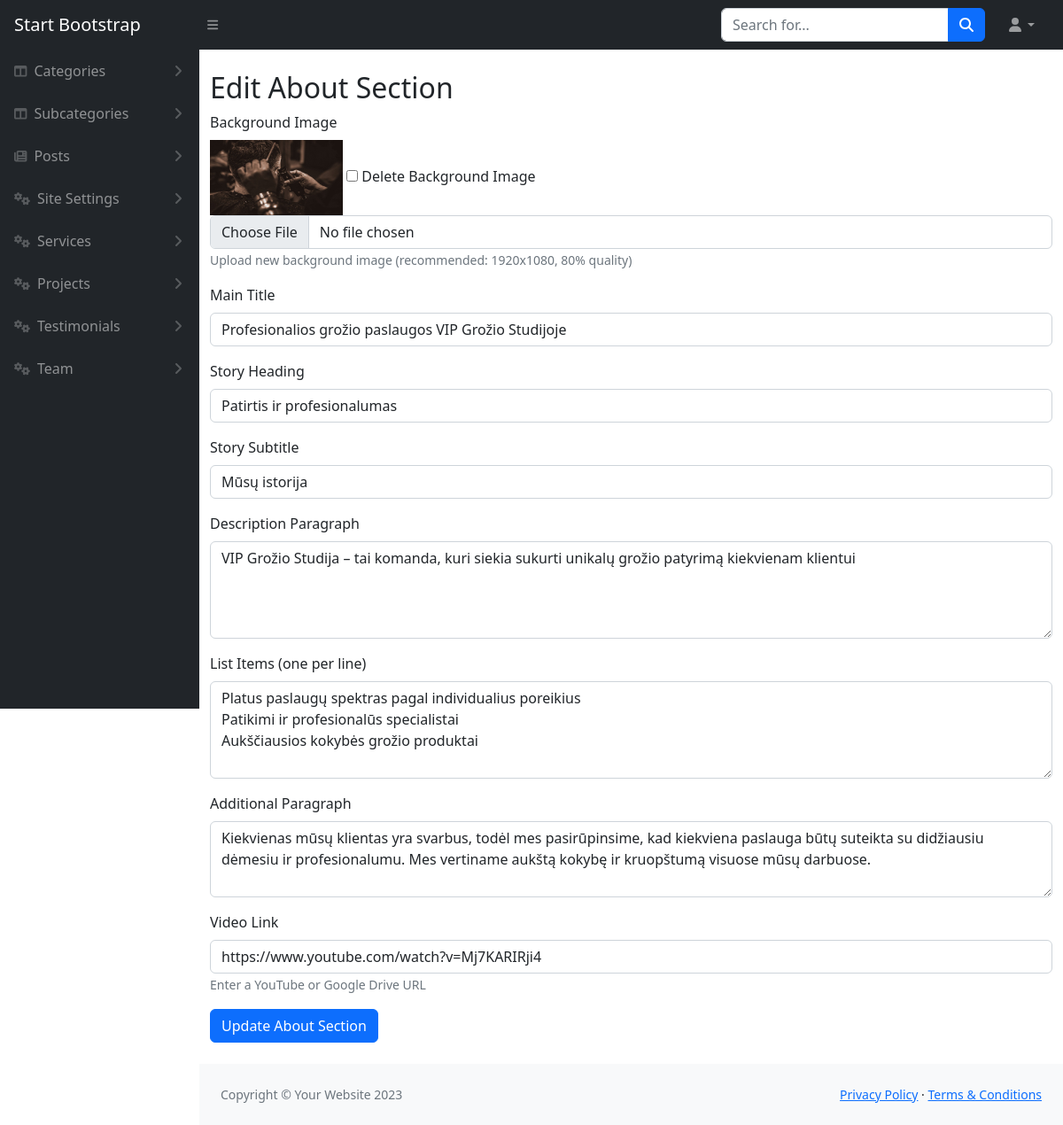
The page /admin/aboutEdit.php (signed in) on the database its author committed.
### tables this page shows
CREATE TABLE `about_section` (
  `id` int(11) NOT NULL,
  `background_image` varchar(255) DEFAULT NULL,
  `main_title` varchar(255) DEFAULT NULL,
  `story_heading` varchar(255) DEFAULT NULL,
  `story_subtitle` varchar(255) DEFAULT NULL,
  `description` text DEFAULT NULL,
  `additional_paragraph` text DEFAULT NULL,
  `video_link` varchar(255) DEFAULT NULL,
  `updated_at` timestamp NOT NULL DEFAULT current_timestamp() ON UPDATE current_timestamp()
);

### admin/aboutEdit.php (the view, shortened to what this page needs)
<?php
include('../config/db.php');
$sectionQuery = mysqli_query($con, "SELECT * FROM about_section LIMIT 1");
$aboutData = mysqli_fetch_assoc($sectionQuery);
$background_image = $aboutData ? $aboutData['background_image'] : ' ';
$main_title         = $aboutData ? $aboutData['main_title'] : ' ';
$story_heading      = $aboutData ? $aboutData['story_heading'] : ' ';
$story_subtitle     = $aboutData ? $aboutData['story_subtitle'] : 'M ';
$description        = $aboutData ? $aboutData['description'] : ' ';
$additional_paragraph = $aboutData ? $aboutData['additional_paragraph'] : ' ';
$video_link         = $aboutData ? $aboutData['video_link'] : ' ';
$listQuery = mysqli_query($con, "SELECT list_item FROM about_list_items WHERE about_section_id = " . ($aboutData ? $aboutData['id'] : 0));
$listItems = [];
while ($row = mysqli_fetch_assoc($listQuery)) {
    $listItems[] = $row['list_item'];
}
$listItemsText = implode("\n", $listItems);
include('includes/header.php');
?>
<div class="container mt-4">
    <h2>Edit About Section</h2>
    <form method="POST" class="mb-4" enctype="multipart/form-data">
        <div class="mb-3">
            <label class="form-label">Background Image</label>
            <?php if (!empty($background_image) && file_exists("../uploads/" . $background_image)): ?>
                <div>
                    <img src="../uploads/<?= htmlspecialchars($background_image); ?>" width="150" alt="Background Image">
                    <label><input type="checkbox" name="delete_background" value="1"> Delete Background Image</label>
                </div>
            <?php endif; ?>
            <input type="file" name="background_image" class="form-control">
            <small class="form-text text-muted">Upload new background image (recommended: 1920x1080, 80% quality)</small>
        </div>
        <div class="mb-3">
            <label class="form-label">Main Title</label>
            <input type="text" name="main_title" class="form-control" value="<?= htmlspecialchars($main_title); ?>" required>
        </div>
        <div class="mb-3">
            <label class="form-label">Story Heading</label>
            <input type="text" name="story_heading" class="form-control" value="<?= htmlspecialchars($story_heading); ?>" required>
        </div>
        <div class="mb-3">
            <label class="form-label">Story Subtitle</label>
            <input type="text" name="story_subtitle" class="form-control" value="<?= htmlspecialchars($story_subtitle); ?>" required>
        </div>
        <div class="mb-3">
            <label class="form-label">Description Paragraph</label>
            <textarea name="description" class="form-control" rows="4" required><?= htmlspecialchars($description); ?></textarea>
        </div>
        <div class="mb-3">
            <label class="form-label">List Items (one per line)</label>
            <textarea name="list_items" class="form-control" rows="4"><?= htmlspecialchars($listItemsText); ?></textarea>
        </div>
        <div class="mb-3">
            <label class="form-label">Additional Paragraph</label>
            <textarea name="additional_paragraph" class="form-control" rows="3" required><?= htmlspecialchars($additional_paragraph); ?></textarea>
        </div>
        <div class="mb-3">
            <label class="form-label">Video Link</label>
            <input type="text" name="video_link" class="form-control" value="<?= htmlspecialchars($video_link); ?>" required>
            <small class="form-text text-muted">Enter a YouTube or Google Drive URL</small>
        </div>
        <button type="submit" name="update_about" class="btn btn-primary">Update About Section</button>
    </form>
</div>
<?php include('includes/footer.php'); ?>

### rows shown on the page
about_section: background_image (picture), main_title "Profesionalios grožio paslaugos VIP Grožio Studijoje", story_heading "Patirtis ir profesionalumas", story_subtitle "Mūsų istorija", description "VIP Grožio Studija – tai komanda, kuri siekia sukurti unikalų grožio patyrimą kiekvienam klientui", additional_paragraph "Kiekvienas mūsų klientas yra svarbus, todėl mes pasirūpinsime, kad kiekviena paslauga būtų suteikta su didžiausiu dėmesiu ir profesionalumu. Mes vertiname aukštą kokybę ir kruopštumą visuose mūsų darbuose.", video_link "https://www.youtube.com/watch?v=Mj7KARIRji4"
